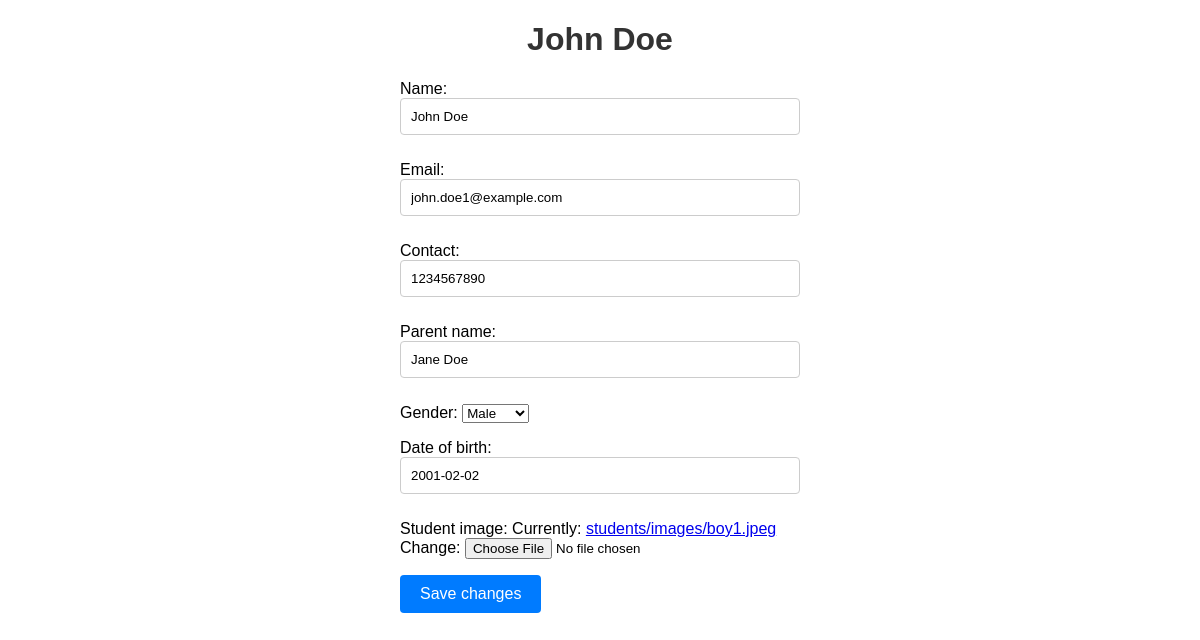
Page /s_student_detail/1/ on the committed database.
### college_app/models.py (models this page shows, shortened)
class Student(models.Model):
    GENDER_CHOICES = (
        ('M', 'Male'),
        ('F', 'Female'),
        ('O', 'Other'),
    )
    COURSE_CHOICES = (
        ('MCA', 'MCA'),
        ('MBA', 'MBA'),
        ('MMH', 'MMH'),
        ('MA', 'MA'),
        ('MSW', 'MSW'),
        ('MCMS', 'MCMS'),
    )
    name = models.CharField(max_length=200, validators=[MinLengthValidator(2)])
    email = models.EmailField(max_length=254, unique=True)
    contact = models.CharField(max_length=10, unique=True)
    parent_name = models.CharField(max_length=200, validators=[MinLengthValidator(2)])
    gender = models.CharField(max_length=1, choices=GENDER_CHOICES)
    course = models.CharField(max_length=4, choices=COURSE_CHOICES)
    date_of_birth = models.DateField()
    registration_date = models.DateTimeField(auto_now_add=True)
    student_image = models.ImageField(upload_to='students/images/')
    roll_number = models.CharField(max_length=50, unique=True, blank=True)
    password = models.CharField(
        max_length=100,
        validators=[
            RegexValidator(
                regex=r'^(?=.*[A-Za-z])(?=.*\d)(?=.*[@$!%*#?&])[A-Za-z\d@$!%*#?&]{8,}$',
                message="Password should have at least one letter, one number, and one special character"
            )
        ]
    )
    is_approved = models.BooleanField(default=False)

### college_app/views.py (the view, shortened to what this page needs)
# urls.py: path('s_student_detail/<int:pk>/', views.s_student_detail.as_view(),name='s_student_detail'),
class s_student_detail(UpdateView):
    model = Student
    fields = ['name', 'email','contact', 'parent_name', 'gender', 'date_of_birth', 'student_image']
    template_name = 's_student_detail.html'

### templates/s_student_detail.html (shortened to what this page needs)
<!DOCTYPE html>
<html lang="en">
  <head>
  </head>
  <body>
    <h1>{{ form.instance.name }}</h1>
    <form method="post" enctype="multipart/form-data">
      {% csrf_token %} {{ form.as_p }}
      <button type="submit">Save changes</button>
    </form>
  </body>
</html>

### templates/s_student_detail.html (style rules this page uses)
body { font-family: Arial, sans-serif; margin: 20px; }
h1 { color: #333; text-align: center; }
form { max-width: 400px; margin: 0 auto; }
input[type="text"], input[type="email"], input[type="password"], textarea { width: 100%; padding: 10px; margin-bottom: 10px; border: 1px solid #ccc; border-radius: 4px; box-sizing: border-box; }
button { padding: 10px 20px; background-color: #007bff; color: #fff; border: none; border-radius: 4px; cursor: pointer; font-size: 16px; }

### rows in the picture
Student: instance.name "John Doe", name "John Doe", email "john.doe1@example.com", contact "1234567890", parent_name "Jane Doe", gender "Male", date_of_birth "2001-02-02"
